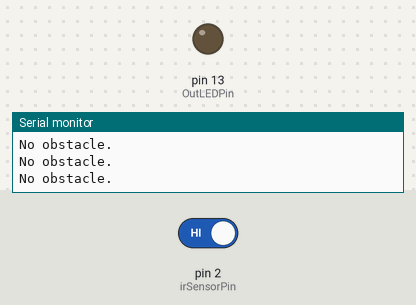
Bench run of a sketch on a simulated Arduino Uno, built with avr-gcc and run on an emulated ATmega328P. Shown: output pins drawn as LEDs (lit = HIGH), the last lines printed to the serial monitor. Inputs (shaded band) come from the test bench; at power-on: pin 2 (irSensorPin) HIGH.

Above: at 1.8 s.
1.9 s: pin 2 (irSensorPin) driven LOW
At 3.2 s:
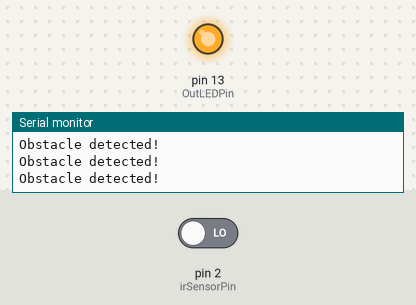
3.5 s: pin 2 (irSensorPin) driven HIGH
At 4.5 s:
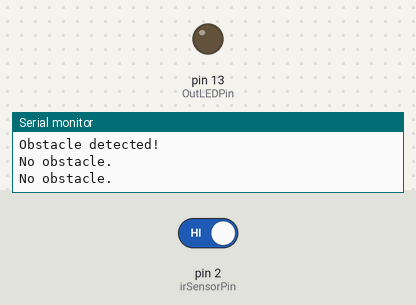
Timing chart, 0 to 6.5 s (numbered marks = the images above; inputs shaded):
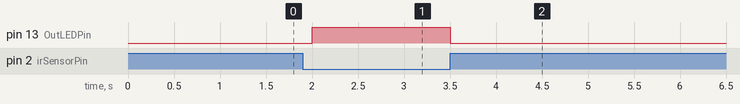

Measured:
- after the input at 1.9 s, pin 13 (OutLEDPin): LOW → HIGH after 0.10 s
- after the input at 3.5 s, pin 13 (OutLEDPin): HIGH → LOW at once

The sketch:

IR_Sensor.ino
```cpp
const int irSensorPin = 2;  // Connect the digital IR sensor to digital pin 2
const int OutLEDPin = 13;

void setup() {
  pinMode(irSensorPin, INPUT);
  pinMode(OutLEDPin, OUTPUT);

  Serial.begin(9600);  // Initialize the serial communication
}

void loop() {
  int obstacle = digitalRead(irSensorPin);

  if (obstacle == LOW) {
    Serial.println("Obstacle detected!");
    digitalWrite(OutLEDPin, HIGH);
  } else {
    Serial.println("No obstacle.");
    digitalWrite(OutLEDPin, LOW);
  }

  delay(500);  // Add a small delay to prevent rapid readings
}
```
